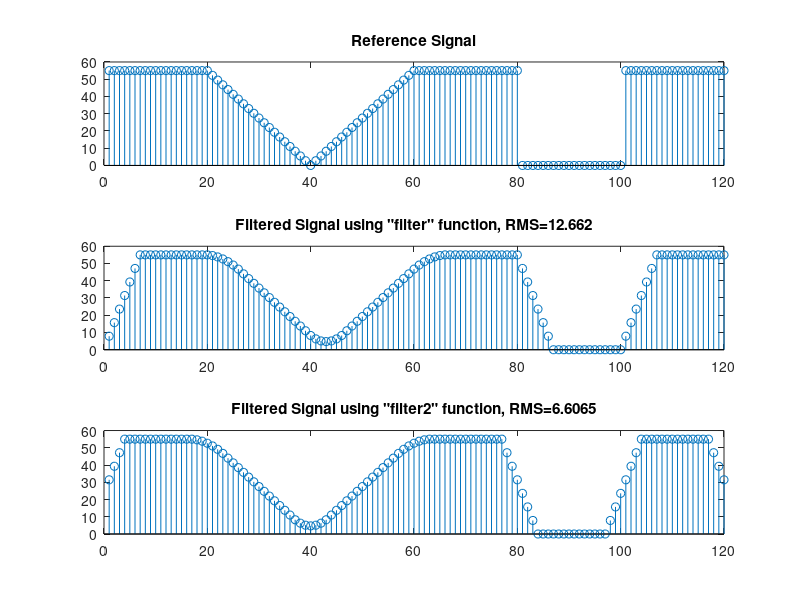
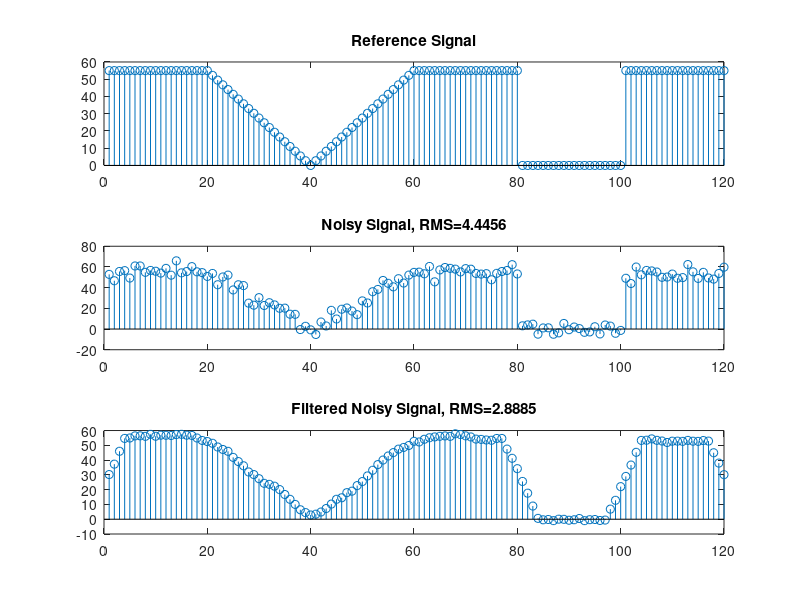
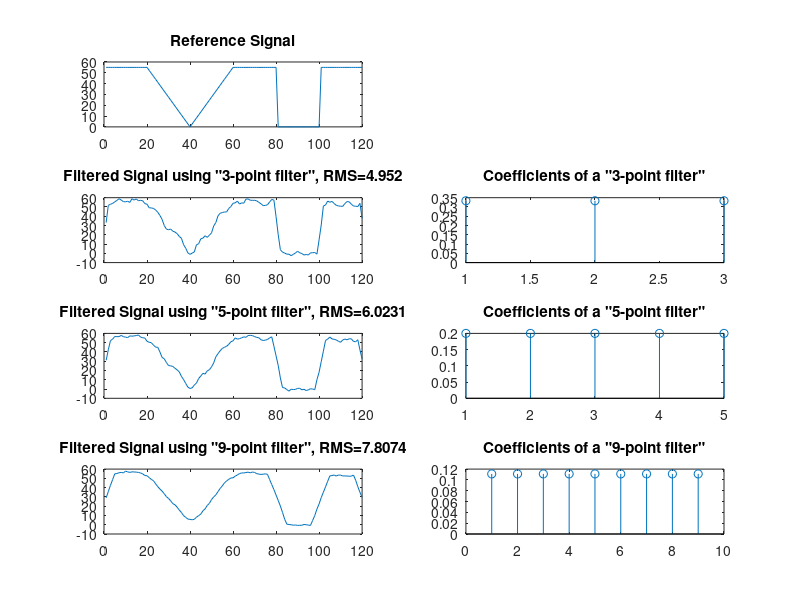

Source code (MATLAB) for these figures, in order: (Note: this script raises an error after producing the figures.)
clear all
close all
clc

load('lab9_data')
fig_index = 1;

x=simple;
x_noise=simple_noise;
%%%%%%%%%%%%%%%%%%%%%%%%%%%
figure(fig_index)
L=7;
bb=ones(L,1)*(1/L);
y1=filter(bb,1,x);
y2=filter2(bb,x,'same');

RMS_x = sqrt(mean((y1-x).^2))
RMS_x2 = sqrt(mean((y2-x).^2)) %introduces less error in the signal
Rx = num2str(RMS_x);
Rx2 = num2str(RMS_x2);
subplot(3,1,1)
stem(x)
title('Reference Signal')
subplot(3,1,2)
stem(y1)
title(['Filtered Signal using "filter" function, RMS=',Rx])
subplot(3,1,3)
stem(y2)
title(['Filtered Signal using "filter2" function, RMS=',Rx2])
fig_index = fig_index + 1;
%%%%%%%%%%%%%%%%%%%%%%%%%%%

%%%%%%%%%%%%%%%%%%%%%%%%%%%
figure(fig_index)
L=7;
bb=ones(L,1)*(1/L);
y=filter2(bb,x_noise,'same');

RMS_noise = sqrt(mean((x_noise-x).^2))
RMS_filterednoise = sqrt(mean((y-x_noise).^2))
RMS_NOISE = RMS_filterednoise - RMS_noise
Rnoise = num2str(RMS_noise);
Rfnoise = num2str(RMS_filterednoise);
R_NOISE = num2str(RMS_NOISE);

subplot(3,1,1)
stem(x)
title('Reference Signal')
subplot(3,1,2)
stem(x_noise)
title(['Noisy Signal, RMS=',Rnoise])
subplot(3,1,3)
stem(y)
title(['Filtered Noisy Signal, RMS=',R_NOISE])
fig_index = fig_index + 1;
%%%%%%%%%%%%%%%%%%%%%%%%

%%%%%%%%%%%%%%%%%%%%%%%%%%%
figure(fig_index)
L=3;
bb3=ones(L,1)*(1/L);
y3=filter2(bb3,x_noise,'same');
L=5;
bb5=ones(L,1)*(1/L);
y5=filter2(bb5,x_noise,'same');
L=9;
bb9=ones(L,1)*(1/L);
y9=filter2(bb9,x_noise,'same');

RMS_3 = sqrt(mean((y3-x).^2)) %lowest error filtering, slightly larger than RMS_noise
RMS_5 = sqrt(mean((y5-x).^2))
RMS_9 = sqrt(mean((y9-x).^2))
R3 = num2str(RMS_3);
R5 = num2str(RMS_5);
R9 = num2str(RMS_9);

subplot(4,2,1)
plot(x)
title('Reference Signal')
subplot(4,2,3)
plot(y3)
title(['Filtered Signal using "3-point filter", RMS=',R3])
subplot(4,2,5)
plot(y5)
title(['Filtered Signal using "5-point filter", RMS=',R5])
subplot(4,2,7)
plot(y9)
title(['Filtered Signal using "9-point filter", RMS=',R9])

subplot(4,2,4)
stem(bb3)
title('Coefficients of a "3-point filter"')
subplot(4,2,6)
stem(bb5)
title('Coefficients of a "5-point filter"')
subplot(4,2,8)
stem(bb9)
title('Coefficients of a "9-point filter"')

fig_index = fig_index + 1;

%%%%%%%%%%%%%%%%%%%%%%%%

%%%%%%%%%%%%%%%%%%%%%%%%%%%
figure(fig_index)
bb05=g_smooth(0.5);
y05=filter2(bb05,x,'same');
bb075=g_smooth(0.75);
y075=filter2(bb075,x,'same');
bb1=g_smooth(1.0);
y1=filter2(bb1,x,'same');

RMS_05 = sqrt(mean((y05-x).^2)) %the lowest, and lower than RMS_noise
RMS_075 = sqrt(mean((y075-x).^2))
RMS_1 = sqrt(mean((y1-x).^2))
R05 = num2str(RMS_05);
R075 = num2str(RMS_075);
R1 = num2str(RMS_1);

subplot(3,2,1)
plot(y05)
title(['Width = 0.5, RMS=',R05])
subplot(3,2,3)
plot(y075)
title(['Width = 0.75, RMS=',R075])
subplot(3,2,5)
plot(y1)
title(['Width = 1.0, RMS=',R1])
subplot(3,2,2)
stem(bb05)
title('Coefficients of the "Tapered" filter W=0.5')
subplot(3,2,4)
stem(bb075)
title('Coefficients of the "Tapered" filter W=0.75')
subplot(3,2,6)
stem(bb1)
title('Coefficients of the "Tapered" filter W=1.0')
fig_index = fig_index + 1;
%%%%%%%%%%%%%%%%%%%%%%%%%%%

x= simple;
x(20)=250;
x(60)=250;
x(90)=250;

%%%%%%%%%%%%%%%%%%%%%%%%%%%
figure(fig_index)
bb=g_smooth(0.5)
y=filter2(bb,x,'same')

RMS_spiky=sqrt(mean((y-x).^2));
Rspiky = num2str(RMS_spiky);

subplot(2,1,1)
plot(x)
title('Reference Spiky Signal')
subplot(2,1,2)
plot(y)
title(['Filtered Spiky Signal, RMS=',Rspiky])
fig_index = fig_index + 1;

B = medfilt1(x);
figure(fig_index)
subplot(2,1,1);
plot(x)
title('ref signal with spikes');
subplot(2,1,2);
plot(B)
title('spike signal using meadian filter');
%%%%%%%%%%%%%%%%%%%%%%%%%%%